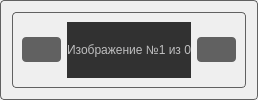
          <widget class="QFrame" name="layout_imageMiddle_2">
           <property name="enabled">
            <bool>false</bool>
           </property>
           <property name="font">
            <font>
             <family>Arial</family>
             <pointsize>10</pointsize>
            </font>
           </property>
           <property name="styleSheet">
            <string notr="true">.QFrame {
  border-radius: 4px;
  border: 1px solid #616161;
  /* No frame */
  /* HLine */
  /* HLine */
}

.QFrame[frameShape=&quot;0&quot;] {
  border-radius: 4px;
  border: 1px transparent #616161;
}

.QFrame[frameShape=&quot;4&quot;] {
  max-height: 2px;
  border: none;
  background-color: #C9CDD0;
}

.QFrame[frameShape=&quot;5&quot;] {
  max-width: 2px;
  border: none;
  background-color: #C9CDD0;
}</string>
           </property>
           <layout class="QVBoxLayout" name="layout_imageMiddle">
            <item>
             <widget class="QFrame" name="frame_3">
              <property name="font">
               <font>
                <family>Arial</family>
                <pointsize>10</pointsize>
               </font>
              </property>
              <property name="styleSheet">
               <string notr="true">.QFrame {
  border-radius: 4px;
  border: 1px solid #616161;
  /* No frame */
  /* HLine */
  /* HLine */
}

.QFrame[frameShape=&quot;0&quot;] {
  border-radius: 4px;
  border: 1px transparent #616161;
}

.QFrame[frameShape=&quot;4&quot;] {
  max-height: 2px;
  border: none;
  background-color: #C9CDD0;
}

.QFrame[frameShape=&quot;5&quot;] {
  max-width: 2px;
  border: none;
  background-color: #C9CDD0;
}</string>
              </property>
              <property name="frameShape">
               <enum>QFrame::StyledPanel</enum>
              </property>
              <property name="frameShadow">
               <enum>QFrame::Raised</enum>
              </property>
              <layout class="QHBoxLayout" name="horizontalLayout_3">
               <item>
                <widget class="QPushButton" name="pushButton_goLeft">
                 <property name="enabled">
                  <bool>false</bool>
                 </property>
                 <property name="sizePolicy">
                  <sizepolicy hsizetype="Fixed" vsizetype="Fixed">
                   <horstretch>0</horstretch>
                   <verstretch>0</verstretch>
                  </sizepolicy>
                 </property>
                 <property name="minimumSize">
                  <size>
                   <width>25</width>
                   <height>25</height>
                  </size>
                 </property>
                 <property name="font">
                  <font>
                   <family>Arial</family>
                   <pointsize>10</pointsize>
                  </font>
                 </property>
                 <property name="styleSheet">
                  <string notr="true">QPushButton {
  background-color: #616161;
  color: #D8d8d8;
  border-radius: 4px;
  padding: 2px;
  outline: none;
  border: none;
}

QPushButton:disabled {
  background-color: 2a2c39;
  color: #Bebebf;
  border-radius: 4px;
  padding: 2px;
}

QPushButton:checked {
  background-color: transparent;
  border-radius: 4px;
  padding: 2px;
  outline: none;
}

QPushButton:checked:disabled {
  background-color: #ACB1B6;
  color: #788D9C;
  border-radius: 4px;
  padding: 2px;
  outline: none;
}

QPushButton:checked:selected {
  background: #ACB1B6;
}

QPushButton:hover {
  background-color: #D8d8d8;
  color: #19232D;
}

QPushButton:pressed {
  background-color: #Bebebf;
}

QPushButton:selected {
  background: #ACB1B6;
  color: #19232D;
}

QPushButton::menu-indicator {
  subcontrol-origin: padding;
  subcontrol-position: bottom right;
  bottom: 4px;
}

QDialogButtonBox QPushButton {
  /* Issue #194 #248 - Special case of QPushButton inside dialogs, for better UI */
  min-width: 80px;
}</string>
                 </property>
                 <property name="text">
                  <string/>
                 </property>
                 <property name="icon">
                  <iconset resource="images.qrc">
                   <normaloff>:/ui-resources/white/left.png</normaloff>:/ui-resources/white/left.png</iconset>
                 </property>
                </widget>
               </item>
               <item>
                <widget class="QLabel" name="label_c_currentImage">
                 <property name="font">
                  <font>
                   <family>Arial</family>
                   <pointsize>9</pointsize>
                  </font>
                 </property>
                 <property name="styleSheet">
                  <string notr="true">QWidget {
 color: #D8d8d8
}

Label {
  background-color: #313131;
  border: 0px solid #C9CDD0;
  padding: 2px;
  margin: 0px;
  color: #D8d8d8;
}

QLabel:disabled {
  background-color: #313131;
  border: 0px solid #C9CDD0;
  color: #Bebebf;
}</string>
                 </property>
                 <property name="text">
                  <string>Изображение №1 из 0</string>
                 </property>
                 <property name="alignment">
                  <set>Qt::AlignCenter</set>
                 </property>
                </widget>
               </item>
               <item>
                <widget class="QPushButton" name="pushButton_goRight">
                 <property name="enabled">
                  <bool>false</bool>
                 </property>
                 <property name="sizePolicy">
                  <sizepolicy hsizetype="Fixed" vsizetype="Fixed">
                   <horstretch>0</horstretch>
                   <verstretch>0</verstretch>
                  </sizepolicy>
                 </property>
                 <property name="minimumSize">
                  <size>
                   <width>25</width>
                   <height>25</height>
                  </size>
                 </property>
                 <property name="font">
                  <font>
                   <family>Arial</family>
                   <pointsize>10</pointsize>
                  </font>
                 </property>
                 <property name="styleSheet">
                  <string notr="true">QPushButton {
  background-color: #616161;
  color: #D8d8d8;
  border-radius: 4px;
  padding: 2px;
  outline: none;
  border: none;
}

QPushButton:disabled {
  background-color: 23243b;
  color: #Bebebf;
  border-radius: 4px;
  padding: 2px;
}

QPushButton:checked {
  background-color: transparent;
  border-radius: 4px;
  padding: 2px;
  outline: none;
}

QPushButton:checked:disabled {
  background-color: #ACB1B6;
  color: #788D9C;
  border-radius: 4px;
  padding: 2px;
  outline: none;
}

QPushButton:checked:selected {
  background: #ACB1B6;
}

QPushButton:hover {
  background-color: #D8d8d8;
  color: #19232D;
}

QPushButton:pressed {
  background-color: #Bebebf;
}

QPushButton:selected {
  background: #ACB1B6;
  color: #19232D;
}

QPushButton::menu-indicator {
  subcontrol-origin: padding;
  subcontrol-position: bottom right;
  bottom: 4px;
}

QDialogButtonBox QPushButton {
  /* Issue #194 #248 - Special case of QPushButton inside dialogs, for better UI */
  min-width: 80px;
}</string>
                 </property>
                 <property name="text">
                  <string/>
                 </property>
                 <property name="icon">
                  <iconset resource="images.qrc">
                   <normaloff>:/ui-resources/white/right.png</normaloff>:/ui-resources/white/right.png</iconset>
                 </property>
                 <property name="flat">
                  <bool>false</bool>
                 </property>
                </widget>
               </item>
              </layout>
             </widget>
            </item>
           </layout>
          </widget>
